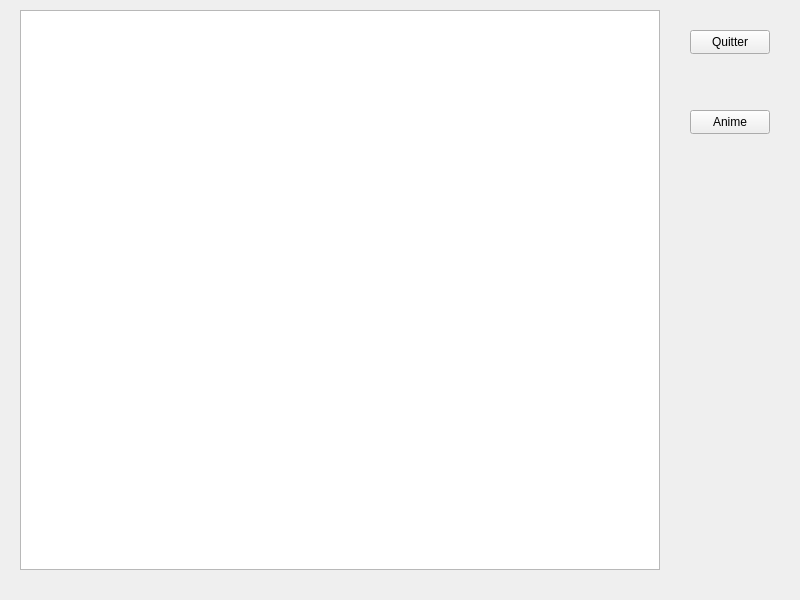
<?xml version="1.0" encoding="UTF-8"?>
<ui version="4.0">
 <class>Widget</class>
 <widget class="QWidget" name="Widget">
  <property name="geometry">
   <rect>
    <x>0</x>
    <y>0</y>
    <width>800</width>
    <height>600</height>
   </rect>
  </property>
  <property name="windowTitle">
   <string>Widget</string>
  </property>
  <widget class="QPushButton" name="pushButton">
   <property name="geometry">
    <rect>
     <x>690</x>
     <y>30</y>
     <width>80</width>
     <height>24</height>
    </rect>
   </property>
   <property name="text">
    <string>Quitter</string>
   </property>
  </widget>
  <widget class="QGraphicsView" name="maVues">
   <property name="geometry">
    <rect>
     <x>20</x>
     <y>10</y>
     <width>640</width>
     <height>560</height>
    </rect>
   </property>
   <property name="verticalScrollBarPolicy">
    <enum>Qt::ScrollBarAlwaysOff</enum>
   </property>
   <property name="horizontalScrollBarPolicy">
    <enum>Qt::ScrollBarAlwaysOff</enum>
   </property>
  </widget>
  <widget class="QPushButton" name="pushButton_2">
   <property name="geometry">
    <rect>
     <x>690</x>
     <y>110</y>
     <width>80</width>
     <height>24</height>
    </rect>
   </property>
   <property name="text">
    <string>Anime</string>
   </property>
  </widget>
 </widget>
 <resources/>
 <connections>
  <connection>
   <sender>pushButton</sender>
   <signal>clicked()</signal>
   <receiver>Widget</receiver>
   <slot>close()</slot>
   <hints>
    <hint type="sourcelabel">
     <x>115</x>
     <y>13</y>
    </hint>
    <hint type="destinationlabel">
     <x>171</x>
     <y>15</y>
    </hint>
   </hints>
  </connection>
 </connections>
</ui>
